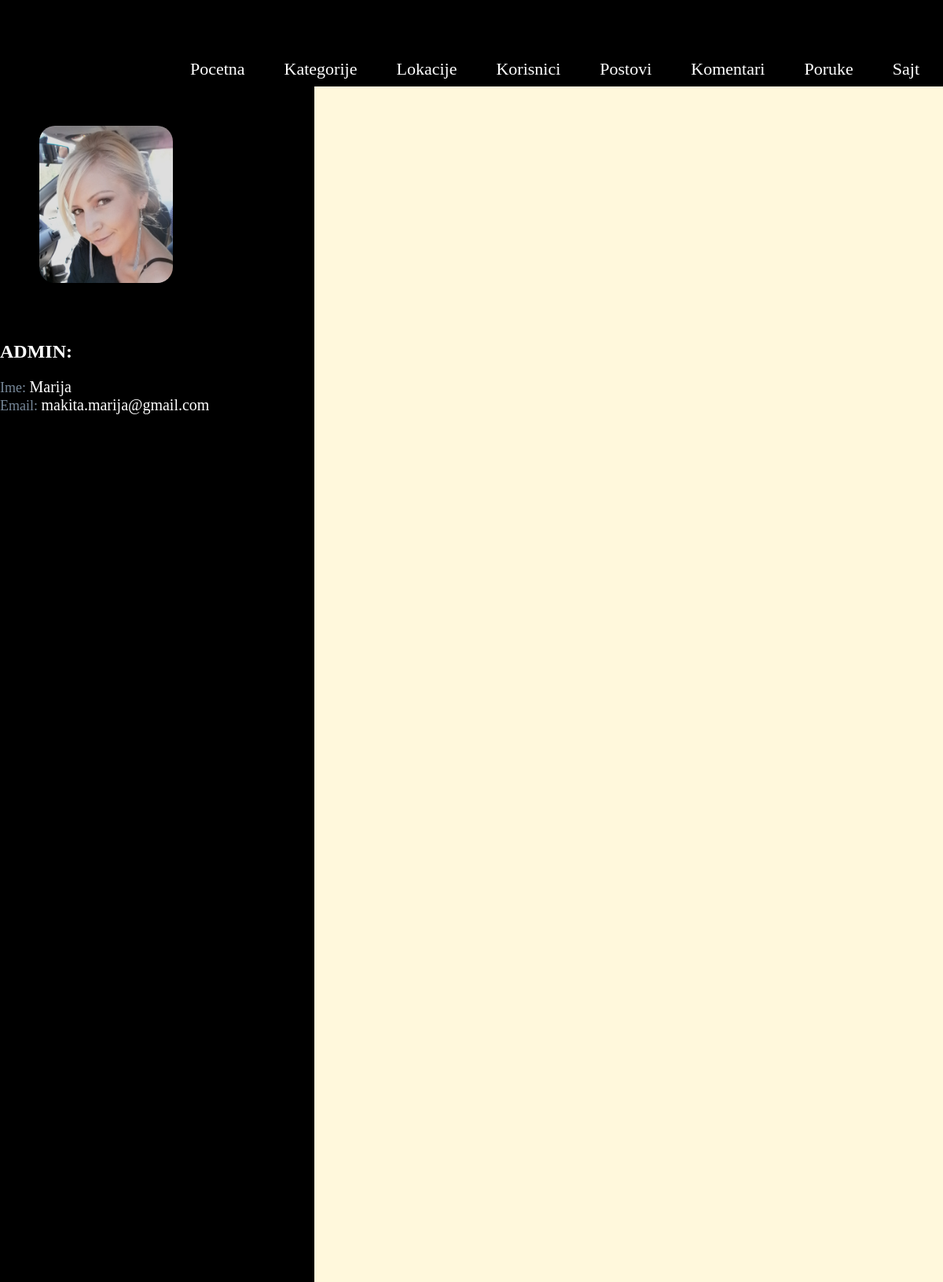
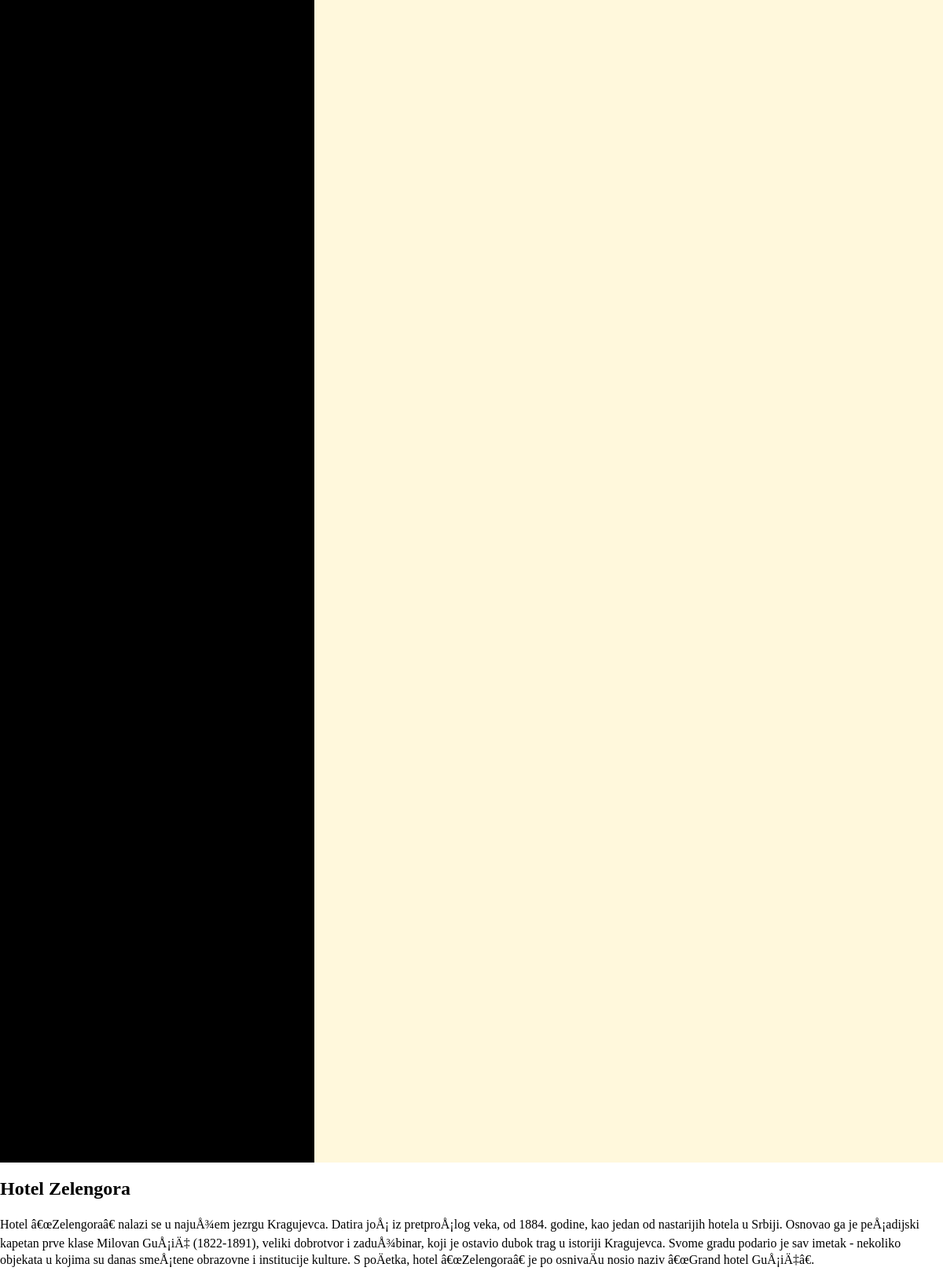
/admin/home.php?page=post&post_id=5 (signed in, upper part), run on the app's committed database (2 pictures, top to bottom).
### tables this page shows
CREATE TABLE `user` (
  `id` int(11) NOT NULL,
  `name` varchar(255) NOT NULL,
  `email` varchar(255) NOT NULL,
  `password` varchar(255) NOT NULL,
  `date` timestamp NOT NULL DEFAULT CURRENT_TIMESTAMP,
  `admin` tinyint(4) NOT NULL DEFAULT '0',
  `status` tinyint(4) NOT NULL DEFAULT '0',
  `is_logged` tinyint(4) NOT NULL DEFAULT '0',
  `superadmin` tinyint(4) NOT NULL DEFAULT '0',
  `is_deleted` tinyint(4) NOT NULL DEFAULT '0',
  `is_blocked` tinyint(4) NOT NULL DEFAULT '0',
  `image` varchar(255) NOT NULL
);

CREATE TABLE `posts` (
  `post_id` int(11) NOT NULL,
  `title` varchar(255) NOT NULL,
  `content` text NOT NULL,
  `user_id` int(11) NOT NULL,
  `id_category` int(11) NOT NULL,
  `id_place` int(11) NOT NULL,
  `address` varchar(255) NOT NULL,
  `lat` double NOT NULL DEFAULT '0',
  `lon` double NOT NULL DEFAULT '0',
  `date` timestamp NOT NULL DEFAULT CURRENT_TIMESTAMP,
  `is_deleted` tinyint(4) NOT NULL DEFAULT '0',
  `post_img` longtext NOT NULL,
  `descript` varchar(1000) NOT NULL,
  `admin_approved` tinyint(4) NOT NULL DEFAULT '0',
  `rating` float NOT NULL
);

### models/Connect.php (called while the page is built, shortened)
<?php
class Connect{
    private static $_instance = null;
    public static function getInstance(){
        if(is_null(self::$_instance)){
            self::$_instance = new PDO("mysql:host=127.0.0.1;dbname=openserbia", "root", "");
        }
        return self::$_instance;
    }
}

### models/Model.php (called while the page is built, shortened)
<?php
abstract class Model
{
    public function __construct()
    {
        $this->db = Connect::getInstance();
    }
}

### models/User.php (called while the page is built, shortened)
<?php
class User extends Model
{
    public function getUserById($id){
        $query = $this->db->prepare('SELECT * FROM user WHERE id=?;');
        if( $query && $query->execute([$id]) ) {
            $result = $query->fetch(PDO::FETCH_ASSOC);
            return $result;
        }
        return null;
    }
}

### admin/controllers/post.php (called while the page is built, shortened)
<?php
$posts = new Post();
$pos = $posts->getPostById($_GET['post_id']);
include __DIR__ . '../../views/post.php';

### models/Post.php (called while the page is built, shortened)
<?php
class Post extends Model
{
    public function getPostById($post_id)
    {
       $query = $this->db->prepare('SELECT * FROM posts WHERE post_id=?');
       if($query && $query->execute([$post_id])) {
        return $query->fetch(PDO::FETCH_ASSOC);
        }
       return null;
    }
}

### admin/home.php (the view, shortened to what this page needs)
<!DOCTYPE html>
<html>
<head>
    <link rel="stylesheet" type="text/css" href="../style.css">
</head>
<body>
<div id="wrapper">
<?php
    if($_SESSION['admin'] == 1) {
        $users = new User();
        $a = $users->getUserById($_SESSION['id']);
        ?>
        <div id="admin_header">
            <div class="nav" id="admin_nav">
                <ul>
                    <li><a href="home.php?page=home">Pocetna</a></li>
                    <li><a href="home.php?page=categories">Kategorije</a></li>
                    <li><a href="home.php?page=locations">Lokacije</a></li>
                    <li><a href="home.php?page=users">Korisnici</a></li>
                    <li><a href="home.php?page=posts">Postovi</a></li>
                    <li><a href="home.php?page=comments">Komentari</a></li>
                    <li><a href="home.php?page=inbox">Poruke</a></li>
                    <li><a href="../index.php">Sajt</a></li>
                </ul>
            </div>
        </div>
        <div class="content_admin">
            <div class="sidebar">
                <div class="nav">
                    <?php
                    echo "<img class='prof' src='../images/" . $a['image'] . "'><br>";
                    echo "<h2 class='admin'>ADMIN:</h2>";
                    echo "<span class='font'>Ime: </span><span class='admin_text'>" . $a['name'] . "</span><br>";
                    echo "<span class='font'>Email: </span><span class='admin_text'>" . $a['email'] . "</span><br>";
                    ?>
                </div>
            </div>
            <div class="main">
                <?php require_once __DIR__ . '/controllers/' . $_GET['page'] . '.php'; ?>
        </div>
        <?php
    }else{
        echo "<p class='err_admin'>Ne mozete pristupiti stranici  ukoliko niste admin.</p>";
    }
?>
</div>
</body>
</html>

### admin/views/post.php (shortened to what this page needs)
<div class="post post-<?php echo $pos['post_id']?>" data-post-id="<?php echo $pos['post_id']?>"">
        <?php
        echo "<h2>" . $pos['title']. "</h2>";
       echo "<p>" . $pos['descript']. "</p>";
            ?>
</div>

### style.css (style rules this page uses)
body { margin:0; padding: 0; font-family: Tahoma; }
#wrapper { clear: both; margin: 0 auto; }
.nav { float: left; }
.nav ul { margin: 0; padding-top: 200px; list-style: none; }
.nav ul li { float: left; position: relative; background-color: rgba(0, 0, 0, 0.7); border-radius: 15px 15px 0 0 ; margin-right: 10px; }
.nav ul li a { display: block; text-decoration: none; padding: 15px 20px; height: 18px; font-size: 22px; }
.nav ul li a:link, .nav ul li a:visited { color: #fff; }
#admin_header { height: 100px; color: black; }
#admin_nav { height: 100px; }
#admin_nav ul { padding-top: 60px; }
img.prof { margin: 50px; width:170px; height:200px; border-radius: 20px; }
.font { font-size: 18px; color: lightslategray; }
.post { width: 1200px; overflow: hidden; margin-bottom: 20px; }
.content_admin { width: 100%; height: auto; }
.sidebar { width: 400px; float: left; background-color: black; height: 3000px; }
.main { background-color: cornsilk; height: 3000px; }
#admin_nav { background-color: black; float: right; }
#admin_header { background-color: black; height: 110px; }
.admin_text { color: white; font-size: 20px; }
h2.admin { color:white; }

### data on the page
user: image (picture), name "Marija", email "makita.marija@gmail.com"
posts: title "Hotel Zelengora", descript "Hotel â€œZelengoraâ€ nalazi se u najuÅ¾em jezrgu Kragujevca. Datira joÅ¡ iz pretproÅ¡log veka, od 1884. godine, kao jedan od nastarijih hotela u Srbiji. Osnovao ga je peÅ¡adijski kapetan prve klase Milovan GuÅ¡iÄ‡ (1822-1891), veliki dobrotvor i zaduÅ¾binar, koji je ostavio dubok trag u istoriji Kragujevca. Svome gradu podario je sav imetak - nekoliko objekata u kojima su danas smeÅ¡tene obrazovne i institucije kulture. S poÄetka, hotel â€œZelengoraâ€ je po osnivaÄu nosio naziv â€œGrand hotel GuÅ¡iÄ‡â€."
